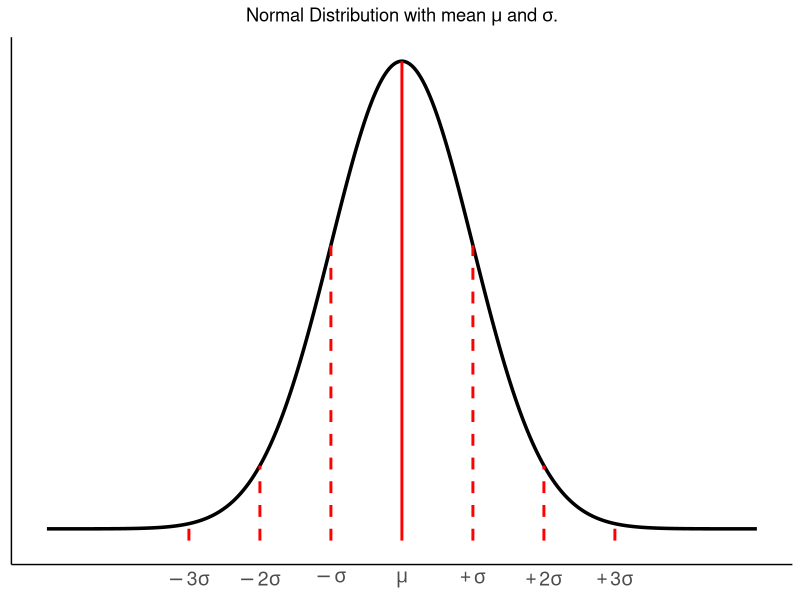
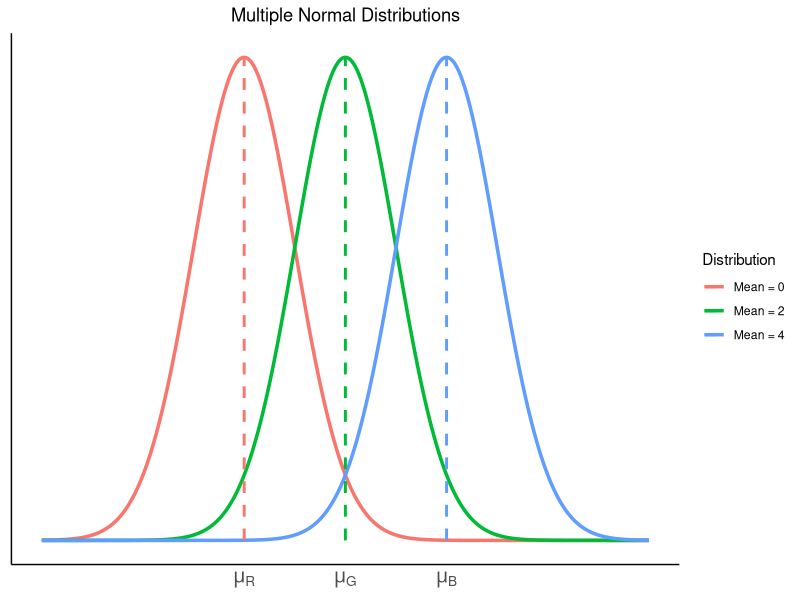
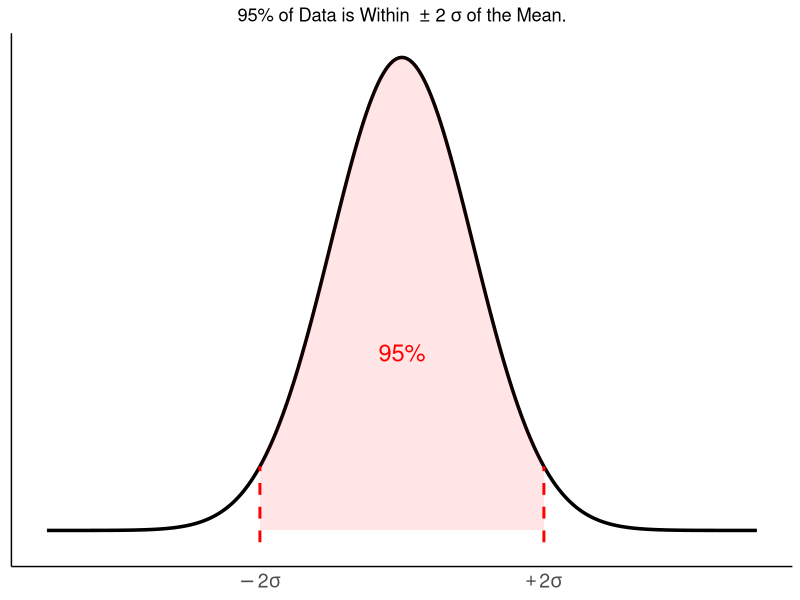
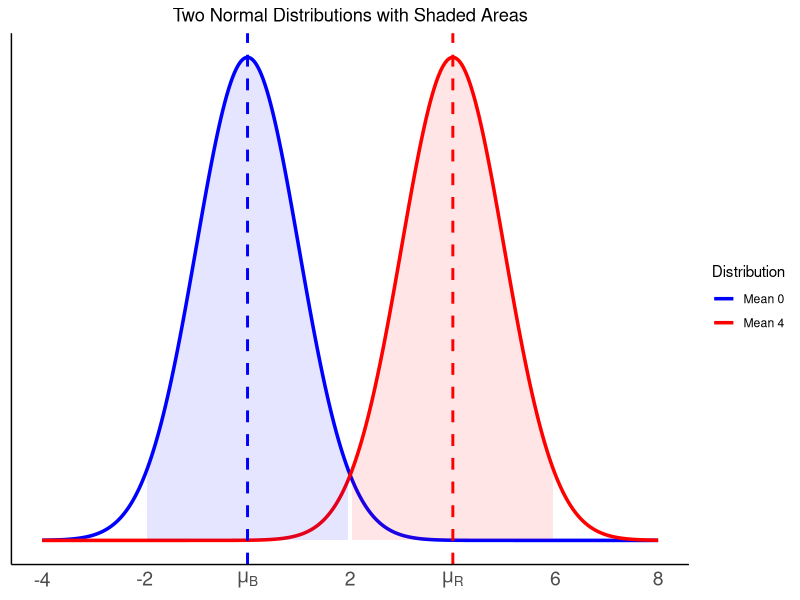
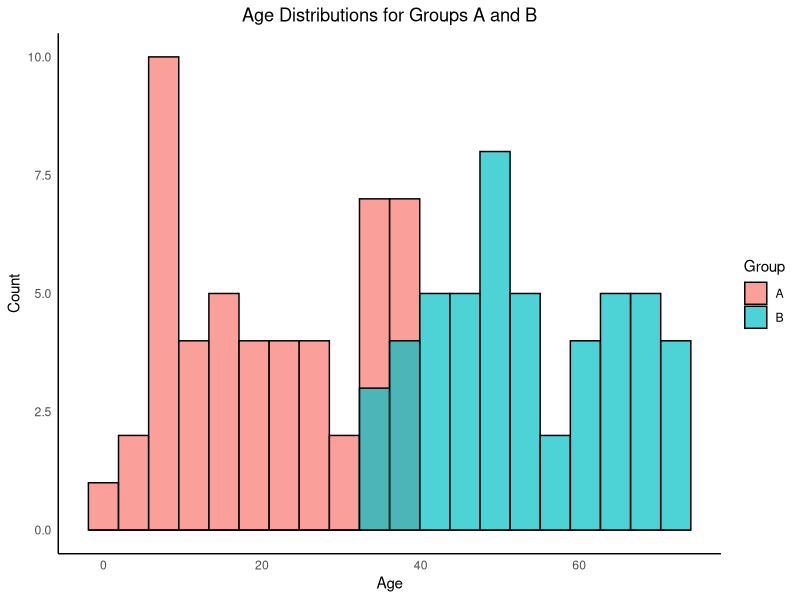
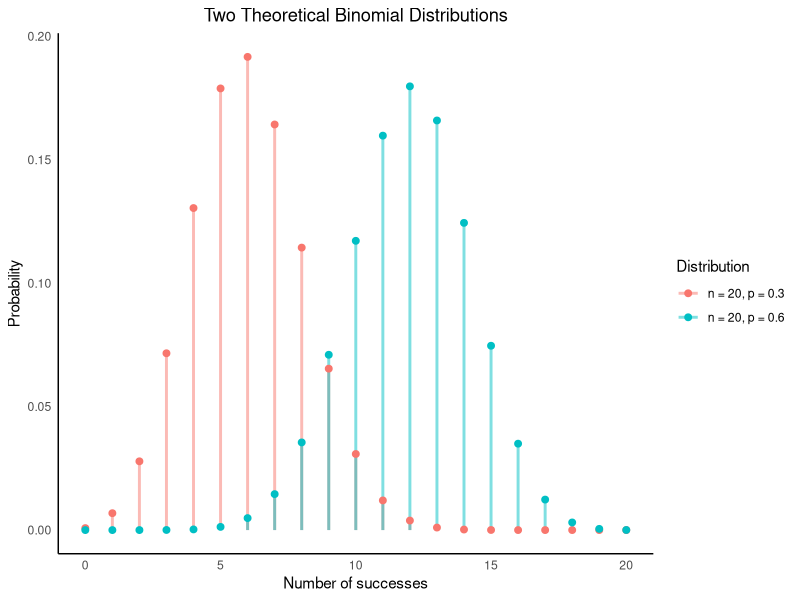
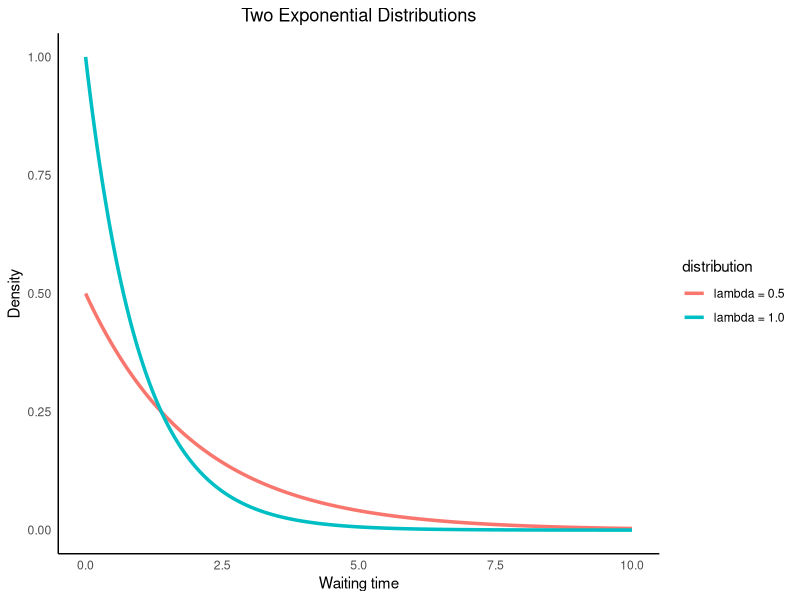
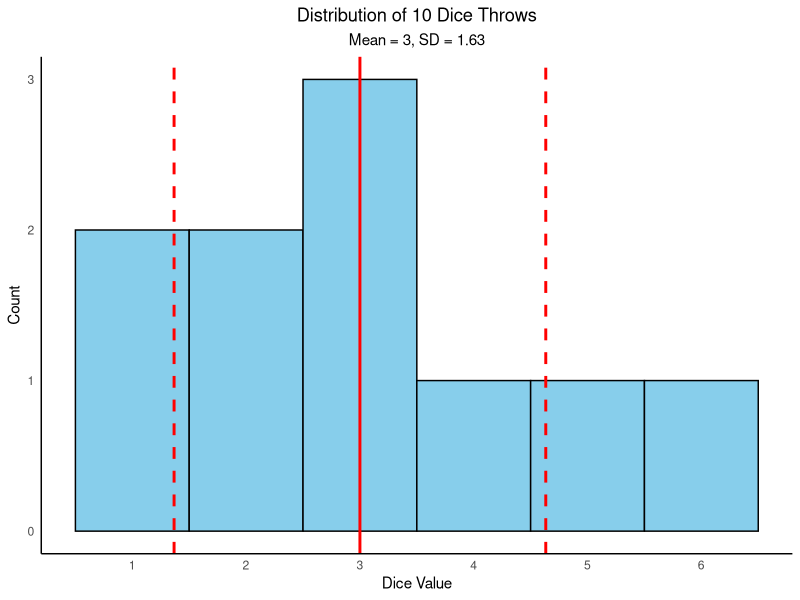

Source code (R) for these figures, in order:
## ---- chunk 1
knitr::opts_chunk$set(echo = TRUE)

knitr::opts_chunk$set(
  fig.width = 6,
  fig.height = 4,
  fig.align = "center"  # center figures
)

## ---- chunk 2
setwd("C:/R-statistics-analysis")
## ---- chunk 3

library(ggplot2)

x <- seq(-5, 5, length.out = 1000)

df <- data.frame(
  x = x,
  density = dnorm(x, mean = 0, sd = 1)
)

# Positions for vertical lines
vline_positions <- c(-3, -2, -1, 0, 1, 2, 3)

# Data frame for vertical segments
vline_df <- data.frame(
  x = vline_positions,
  y_start = -0.01,
  y_end = dnorm(vline_positions, mean = 0, sd = 1)
)

ggplot(df, aes(x = x, y = density)) +
  geom_line(linewidth = 1.2, color = "black") +
  geom_segment(
    data = vline_df,
    aes(x = x, xend = x, y = y_start, yend = y_end),
    linetype = c(2, 2, 2, 1, 2, 2, 2),    # dashed for -1 and 1, solid for 0
    linewidth = 1,
    color = "red"
  ) +
  scale_x_continuous(
    breaks = c(-3, -2, -1, 0, 1, 2, 3),
    labels = expression(-3*sigma, -2*sigma, -sigma, mu, +sigma, +2*sigma, +3*sigma)
  ) +
  labs(
    title = expression("Normal Distribution with mean " * mu * " and " * sigma * "."),
    x = NULL,
    y = NULL
  ) +
  theme_minimal() +
  theme(
    plot.title = element_text(hjust = 0.5),
    panel.grid.major = element_blank(),
    panel.grid.minor = element_blank(),
    axis.line = element_line(color = "black"),
    axis.text.y = element_blank(),
    axis.text.x = element_text(size = 14)
  )
## ---- chunk 4

library(ggplot2)

x <- seq(-4, 8, length.out = 1000)

df <- data.frame(
  x = rep(x, 3),
  density = c(
    dnorm(x, mean = 0, sd = 1),
    dnorm(x, mean = 2, sd = 1),
    dnorm(x, mean = 4, sd = 1)
  ),
  distribution = factor(
    rep(c("Mean = 0", "Mean = 2", "Mean = 4"), each = length(x))
  )
)

# Data frame for vertical mean segments
vline_df <- data.frame(
  x = c(0, 2, 4),
  mean = c(0, 2,4),
  distribution = factor(
    expression("Mean = 0", "Mean = 2", "Mean = 4"),
    levels = levels(df$distribution)
  )
)

# Segment start/end
vline_df$y_start <- 0
vline_df$y_end <- dnorm(vline_df$x, mean = vline_df$mean, sd = 1)

ggplot(df, aes(x = x, y = density, color = distribution)) +
  geom_line(linewidth = 1.2) +
  geom_segment(
    data = vline_df,
    aes(
      x = x, xend = x,
      y = y_start, yend = y_end,
      color = distribution
    ),
    linewidth = 1,
    linetype = "dashed"
  ) +
  scale_x_continuous(
    breaks = c(0, 2, 4),
    labels = expression(mu[R], mu[G], mu[B])
  ) +
  labs(
    title = "Multiple Normal Distributions",
    x = NULL,
    y = NULL,
    color = "Distribution"
  ) +
  theme_minimal() +
  theme(
    plot.title = element_text(hjust = 0.5),
    panel.grid.major = element_blank(),
    panel.grid.minor = element_blank(),
    axis.line = element_line(color = "black"),
    axis.text.y = element_blank(),
    axis.text.x = element_text(size = 14)
  )
## ---- chunk 5

library(ggplot2)

x <- seq(-5, 5, length.out = 1000)

df <- data.frame(
  x = x,
  density = dnorm(x, mean = 0, sd = 1)
)

# Positions for vertical lines
vline_positions <- c(-2, 2)

# Data frame for vertical segments
vline_df <- data.frame(
  x = vline_positions,
  y_start = -0.01,
  y_end = dnorm(vline_positions, mean = 0, sd = 1)
)

ggplot(df, aes(x = x, y = density)) +
  geom_line(linewidth = 1.2, color = "black") +
  geom_ribbon(
    data = subset(df, x >= -2 & x <= 2),
    aes(x = x, ymin = 0, ymax = density),
    alpha = 0.1,
    inherit.aes = FALSE,
    fill = "red"
  ) +
  geom_segment(
    data = vline_df,
    aes(x = x, xend = x, y = y_start, yend = y_end),
    linetype = c(2, 2), # all dashed lines
    linewidth = 1,
    color = "red"
  ) +
  scale_x_continuous(
    breaks = c(-2, 2),
    labels = expression(-2*sigma, +2*sigma)
  ) +
  labs(
    title = expression("95% of Data is Within " * ~"\u00B1 2 " * sigma * " of the Mean."),
    x = NULL,
    y = NULL
  ) +
  theme_minimal() +
  theme(
    plot.title = element_text(hjust = 0.5),
    panel.grid.major = element_blank(),
    panel.grid.minor = element_blank(),
    axis.line = element_line(color = "black"),
    axis.text.y = element_blank(),
    axis.text.x = element_text(size = 14)
  ) +
  annotate("text", x = 0, y = 0.15, label = "95%", color = "red", size = 6)
## ---- chunk 6

library(ggplot2)

x <- seq(-4, 8, length.out = 1000)

df <- data.frame(
  x = rep(x, 2),
  density = c(
    dnorm(x, mean = 0, sd = 1),
    dnorm(x, mean = 4, sd = 1)
  ),
  distribution = factor(rep(c("Mean 0", "Mean 4"), each = length(x)))
)

ggplot(df, aes(x = x, y = density, color = distribution, fill = distribution)) +
  geom_line(linewidth = 1.2) +
  geom_ribbon(
    data = subset(df, distribution == "Mean 0" & x >= -1.96 & x <= 1.96),
    aes(x = x, ymin = 0, ymax = density),
    alpha = 0.1,
    inherit.aes = FALSE,
    fill = "blue"
  ) +
  geom_ribbon(
    data = subset(df, distribution == "Mean 4" & x >= -1.96+4 & x <= 1.96+4),
    aes(x = x, ymin = 0, ymax = density),
    alpha = 0.1,
    inherit.aes = FALSE,
    fill = "red"
  ) +
  scale_color_manual(values = c("Mean 0" = "blue", "Mean 4" = "red")) +
  scale_fill_manual(values = c("Mean 0" = "blue", "Mean 4" = "red")) +
  scale_x_continuous(
    breaks = c(-4, -2, 0, 2, 4, 6, 8),
    labels = c(
      "-4", "-2",
      expression(mu[B]),
      "2",
      expression(mu[R]),
      "6", "8"
    )
  ) +
  labs(
    title = "Two Normal Distributions with Shaded Areas",
    x = NULL,
    y = NULL,
    color = "Distribution"
  ) +
  theme_minimal() +
  theme(
    plot.title = element_text(hjust = 0.5),
    panel.grid.major = element_blank(),
    panel.grid.minor = element_blank(),
    axis.line = element_line(color = "black"),
    axis.text.y = element_blank(),
    axis.text.x = element_text(size = 14)
  ) +
  geom_vline(xintercept = 0, color = "blue", linetype = "dashed", linewidth = 1) +
  geom_vline(xintercept = 4, color = "red", linetype = "dashed", linewidth = 1)

## ---- chunk 7

set.seed(2)  # for reproducibility

n <- 50
age_A <- runif(n, min = 1, max = 40)
age_B <- runif(n, min = 35, max = 74)

df <- data.frame(
  age = c(age_A, age_B),
  group = rep(c("A", "B"), each = n)
)

library(ggplot2)

ggplot(df, aes(x = age, fill = group)) +
  geom_histogram(position = "identity", alpha = 0.7, bins = 20, color = "black") +
  labs(
    title = "Age Distributions for Groups A and B",
    x = "Age",
    y = "Count",
    fill = "Group"
  ) +
  theme_minimal() +
  theme(
    plot.title = element_text(hjust = 0.5),
    panel.grid.major = element_blank(),
    panel.grid.minor = element_blank(),
    axis.line = element_line(color = "black")
  )

## ---- chunk 8

x <- 0:20

df <- data.frame(
    x = rep(x, 2),
    probability = c(
    dbinom(x, size = 20, prob = 0.3),
    dbinom(x, size = 20, prob = 0.6)
  ),
  distribution = factor(rep(
    c("n = 20, p = 0.3", "n = 20, p = 0.6"),
    each = length(x)
  ))
)

library(ggplot2)


ggplot(df, aes(x = x, y = probability, color = distribution)) +
  geom_segment(
  aes(xend = x, y = 0, yend = probability),
    linewidth = 1,
    alpha = 0.5
  ) +
  geom_point(size = 2) +
  labs(
    title = "Two Theoretical Binomial Distributions",
    x = "Number of successes",
    y = "Probability",
    color = "Distribution"
  ) +
  theme_minimal() +
  theme(
    plot.title = element_text(hjust = 0.5),
    panel.grid.major = element_blank(),
    panel.grid.minor = element_blank(),
    axis.line = element_line(color = "black"),
  )
## ---- chunk 9
library(ggplot2)

# x range (waiting time)
x <- seq(0, 10, length.out = 1000)

# Data frame with two exponential PDFs
df <- data.frame(
  x = rep(x, 2),
  density = c(
    dexp(x, rate = 0.5),
    dexp(x, rate = 1.0)
  ),
  distribution = factor(rep(
    c("lambda = 0.5", "lambda = 1.0"),
    each = length(x)
  ))
)

ggplot(df, aes(x = x, y = density, color = distribution)) +
  geom_line(linewidth = 1.2) +
  labs(
    title = "Two Exponential Distributions",
    x = "Waiting time",
    y = "Density"
  ) +
  theme_minimal() +
  theme(
    plot.title = element_text(hjust = 0.5),
    panel.grid.major = element_blank(),
    panel.grid.minor = element_blank(),
    axis.line = element_line(color = "black"),
  )
## ---- chunk 10
set.seed(1) # for reproducibility

library(ggplot2)

# Simulate 10 dice throws (values 1 to 6)
throws <- sample(1:6, size = 10, replace = TRUE)

# Calculate sample mean and SD
mean_throws <- mean(throws)
sd_throws <- sd(throws)

# Create a data frame for plotting
df <- data.frame(value = throws)

# Plot histogram of throws with mean and SD lines
ggplot(df, aes(x = value)) +
  geom_histogram(binwidth = 1, boundary = 0.5, fill = "skyblue", color = "black") +
  geom_vline(xintercept = mean_throws, color = "red", size = 1, linetype = "solid") +
  geom_vline(xintercept = mean_throws + sd_throws, color = "red", size = 1, linetype = "dashed") +
  geom_vline(xintercept = mean_throws - sd_throws, color = "red", size = 1, linetype = "dashed") +
  labs(
    title = "Distribution of 10 Dice Throws",
    subtitle = paste0("Mean = ", round(mean_throws, 2), ", SD = ", round(sd_throws, 2)),
    x = "Dice Value",
    y = "Count"
  ) +
  scale_x_continuous(breaks = 1:6) +
  theme_minimal() +
  theme(
    plot.title = element_text(hjust = 0.5),
    plot.subtitle = element_text(hjust = 0.5),
    panel.grid.major = element_blank(),
    panel.grid.minor = element_blank(),
    axis.line = element_line(color = "black"),
  )
## ---- chunk 11
set.seed(1) # for reproducibility

library(ggplot2)

# Simulate 100 dice throws (values 1 to 6)
throws <- sample(1:6, size = 100, replace = TRUE)

# Calculate sample mean and SD
mean_throws <- mean(throws)
sd_throws <- sd(throws)

# Create a data frame for plotting
df <- data.frame(value = throws)

# Plot histogram of throws with mean and SD lines
ggplot(df, aes(x = value)) +
  geom_histogram(binwidth = 1, boundary = 0.5, fill = "skyblue", color = "black") +
  geom_vline(xintercept = mean_throws, color = "red", size = 1, linetype = "solid") +
  geom_vline(xintercept = mean_throws + sd_throws, color = "red", size = 1, linetype = "dashed") +
  geom_vline(xintercept = mean_throws - sd_throws, color = "red", size = 1, linetype = "dashed") +
  labs(
    title = "Distribution of 100 Dice Throws",
    subtitle = paste0("Mean = ", round(mean_throws, 2), ", SD = ", round(sd_throws, 2)),
    x = "Dice Value",
    y = "Count"
  ) +
  scale_x_continuous(breaks = 1:6) +
  theme_minimal() +
  theme(
    plot.title = element_text(hjust = 0.5),
    plot.subtitle = element_text(hjust = 0.5),
    panel.grid.major = element_blank(),
    panel.grid.minor = element_blank(),
    axis.line = element_line(color = "black"),
  )
## ---- chunk 12
set.seed(1) # for reproducibility

library(ggplot2)

# Simulate 1000 dice throws (values 1 to 6)
throws <- sample(1:6, size = 1000, replace = TRUE)

# Calculate sample mean and SD
mean_throws <- mean(throws)
sd_throws <- sd(throws)

# Create a data frame for plotting
df <- data.frame(value = throws)

# Plot histogram of throws with mean and SD lines
ggplot(df, aes(x = value)) +
  geom_histogram(binwidth = 1, boundary = 0.5, fill = "skyblue", color = "black") +
  geom_vline(xintercept = mean_throws, color = "red", size = 1, linetype = "solid") +
  geom_vline(xintercept = mean_throws + sd_throws, color = "red", size = 1, linetype = "dashed") +
  geom_vline(xintercept = mean_throws - sd_throws, color = "red", size = 1, linetype = "dashed") +
  labs(
    title = "Distribution of 1000 Dice Throws",
    subtitle = paste0("Mean = ", round(mean_throws, 2), ", SD = ", round(sd_throws, 2)),
    x = "Dice Value",
    y = "Count"
  ) +
  scale_x_continuous(breaks = 1:6) +
  theme_minimal() +
  theme(
    plot.title = element_text(hjust = 0.5),
    plot.subtitle = element_text(hjust = 0.5),
    panel.grid.major = element_blank(),
    panel.grid.minor = element_blank(),
    axis.line = element_line(color = "black"),
  )
## ---- chunk 13
set.seed(12)

n <- 10
B_vals <- c(50)

df <- data.frame()

for (B in B_vals) {
  sample_means <- numeric(B)
  
  for (i in 1:B) {
    x <- sample(1:6, size = n, replace = TRUE)
    sample_means[i] <- mean(x)
  }
  
  df <- rbind(
    df,
    data.frame(
      value = sample_means,
      experiments = factor(B)
    )
  )
}

library(dplyr)

stats <- df %>%
  group_by(experiments) %>%
  summarise(
    mean_val = mean(value),
    sd_val = sd(value)
  )

# Create a grid for normal curves
normal_curves <- stats %>%
  rowwise() %>%
  do({
    data.frame(
      experiments = .$experiments,
      x = seq(min(df$value), max(df$value), length.out = 100),
      y = dnorm(
        seq(min(df$value),
            max(df$value),
            length.out = 100),
        mean = .$mean_val,
        sd = .$sd_val)
    )
  }) %>%
  ungroup()

#experiments <- as.numeric(as.character(df$experiments))

library(ggplot2)

ggplot(df, aes(x = value)) +
  geom_histogram(
    aes(y = after_stat(density)),
    bins = 10,
    fill = "steelblue",
    color = "black",
    alpha = 0.6
  ) +
  geom_line(
    data = normal_curves,
    aes(x = x, y = y),
    color = "red",
    size = 1
  ) +
  facet_wrap(~ experiments, ncol = 3) +
  labs(
    title = "Sampling Distributions with n = 10 sample size",
    subtitle = "Histograms with overlaid normal density",
    x = "Sample mean",
    y = "Density"
  ) +
  scale_x_continuous(breaks = seq(2, 5, by = 0.25)) +
  theme_minimal() +
  theme(
    plot.title = element_text(hjust = 0.5),
    plot.subtitle = element_text(hjust = 0.5),
    panel.grid.major = element_blank(),
    panel.grid.minor = element_blank(),
    axis.line = element_line(color = "black"),
  )
## ---- chunk 14
set.seed(12)

n <- 10
B_vals <- c(5, 10, 20, 30, 50, 100, 200, 500, 1000)

df <- data.frame()

for (B in B_vals) {
  sample_means <- numeric(B)
  
  for (i in 1:B) {
    x <- sample(1:6, size = n, replace = TRUE)
    sample_means[i] <- mean(x)
  }
  
  df <- rbind(
    df,
    data.frame(
      value = sample_means,
      experiments = factor(B)
    )
  )
}

library(dplyr)

stats <- df %>%
  group_by(experiments) %>%
  summarise(
    mean_val = mean(value),
    sd_val = sd(value)
  )

# Create a grid for normal curves
normal_curves <- stats %>%
  rowwise() %>%
  do({
    data.frame(
      experiments = .$experiments,
      x = seq(min(df$value), max(df$value), length.out = 100),
      y = dnorm(
        seq(min(df$value),
            max(df$value),
            length.out = 100),
        mean = .$mean_val,
        sd = .$sd_val)
    )
  }) %>%
  ungroup()

#experiments <- as.numeric(as.character(df$experiments))

library(ggplot2)

ggplot(df, aes(x = value)) +
  geom_histogram(
    aes(y = after_stat(density)),
    bins = 10,
    fill = "steelblue",
    color = "black",
    alpha = 0.6
  ) +
  geom_line(
    data = normal_curves,
    aes(x = x, y = y),
    color = "red",
    size = 1
  ) +
  facet_wrap(~ experiments, ncol = 3) +
  labs(
    title = "Sampling Distributions with n = 10 sample size",
    subtitle = "Histograms with overlaid normal density",
    x = "Sample mean",
    y = "Density"
  ) +
  scale_x_continuous(breaks = seq(2, 5, by = 1.5)) +
  theme_minimal() +
  theme(
    plot.title = element_text(hjust = 0.5),
    plot.subtitle = element_text(hjust = 0.5),
    panel.grid.major = element_blank(),
    panel.grid.minor = element_blank(),
    axis.line = element_line(color = "black"),
  )
## ---- chunk 15

library(survival)
library(ggplot2)

set.seed(1)

# Simulate data: two groups, 100 individuals each
n <- 100
data <- data.frame(
  time = c(rexp(n, rate = 0.012), rexp(n, rate = 0.014)),  # exponential survival times
  status = c(rbinom(n, 1, 0.9), rbinom(n, 1, 0.9)),    # 100% event observed
  group = rep(c("A", "B"), each = n)
)

# Fit Kaplan-Meier
fit <- survfit(Surv(time, status) ~ group, data = data)

# Extract survival data into a data frame for ggplot
km_data <- do.call(rbind, lapply(seq_along(fit$strata), function(i) {
  idx <- sum(fit$strata[seq_len(i - 1)]) + 1L:fit$strata[i]
  data.frame(
    time = fit$time[idx],
    surv = fit$surv[idx],
    upper = fit$upper[idx],
    lower = fit$lower[idx],
    strata = rep(names(fit$strata)[i], fit$strata[i])
  )
}))

# Plot KM curves with confidence ribbons
ggplot(km_data, aes(x = time, y = surv, color = strata, fill = strata)) +
  geom_step(linewidth = 1.2) +
  labs(x = "Time in Days", y = "Survival Probability", color = "Group", fill = "Group") +
  coord_cartesian(xlim = c(0, 210), ylim = c(1.0, 0.0)) +
  scale_x_continuous(breaks = seq(0, 210, by = 20)) +    # ticks every 10 units
  scale_y_continuous(breaks = seq(0.0, 1.0, by = 0.1)) +     # ticks every 0.1
  theme_minimal()



## ---- chunk 16
set.seed(11)

# Sample size in both groups
n <- 10

A <- rnorm(n, mean = 9, sd = 3)
B <- rnorm(n, mean = 12, sd = 3)

df <- data.frame(
  value = c(A, B),
  group = factor(rep(c("A", "B"), each = n))
)
## ---- chunk 17
library(ggplot2)


# Data points
ggplot(df, aes(x = group, y = value)) +
  geom_jitter(width = 0.1, alpha = 1) +
  labs(
    title = "Comparison of Two Normally Distributed Groups, Data Points",
    x = "Group",
    y = "Value"
  ) +
  theme_minimal()
## ---- chunk 18
# Mean ± 1 SD
ggplot(df, aes(x = group, y = value)) +
  stat_summary(
    fun = mean,
    geom = "point",
    size = 4,
    color = "red"
  ) +
  stat_summary(
    fun.data = mean_sdl,
    fun.args = list(mult = 1),
    geom = "errorbar",
    width = 0.1,
    color = "red"
  ) +
  labs(
    title = "Comparison of Two Normally Distributed Groups, Mean ± SD",
    x = "Group",
    y = "Value"
  ) +
  theme_minimal()
## ---- chunk 19
# Boxplot
ggplot(df, aes(x = group, y = value)) +
  geom_boxplot(fill = "orange", size = 0.5, outlier.shape = NA, coef = Inf) +
  labs(
    title = "Comparison of Two Normally Distributed Groups, Boxplots",
    x = "Group",
    y = "Value"
  ) +
  theme_minimal()

## ---- chunk 20
set.seed(11)

# Sample size in both groups
n <- 5

A <- rnorm(n, mean = 9, sd = 3)
B <- rnorm(n, mean = 12, sd = 3)

df <- data.frame(
  value = c(A, B),
  group = factor(rep(c("A", "B"), each = n))
)

# Subset for the point to highlight (5th point in group B)
highlight_point <- df[df$group == "B", ][5, ]

# Plot data points and mean ± SD
ggplot(df, aes(x = group, y = value)) +
  geom_jitter(width = 0.1, alpha = 0.3) +
  stat_summary(
    fun = mean,
    geom = "point",
    size = 4,
    color = "red"
  ) +
  stat_summary(
    fun.data = mean_sdl,
    fun.args = list(mult = 1),
    geom = "errorbar",
    width = 0.1,
    color = "red"
  ) +
  geom_point(
    data = highlight_point,
    aes(x = group, y = value),
    color = "blue",
    size = 5,
    shape = 1
  ) +
  labs(
    title = "Comparison of Groups using Mean ± SD, No Outlier",
    x = "Group",
    y = "Value"
  ) +
  theme_minimal()

mean_A <- mean(df$value[df$group == "A"])
mean_B <- mean(df$value[df$group == "B"])

mean_diff <- mean_B - mean_A

mean_diff
## ---- chunk 21

# Copy df to avoid altering original data accidentally
df_mod <- df

# Add 50 to the blue point’s value
df_mod[df_mod$group == "B", ][5, ]$value <- df_mod[df_mod$group == "B", ][5, ]$value + 50

highlight_point <- df_mod[df_mod$group == "B", ][5, ]

# Plot data points and mean ± SD
ggplot(df_mod, aes(x = group, y = value)) +
  geom_jitter(width = 0.1, alpha = 0.3) +
  stat_summary(
    fun = mean,
    geom = "point",
    size = 4,
    color = "red"
  ) +
  stat_summary(
    fun.data = mean_sdl,
    fun.args = list(mult = 1),
    geom = "errorbar",
    width = 0.1,
    color = "red"
  ) +
  geom_point(
    data = highlight_point,
    aes(x = group, y = value),
    color = "blue",
    size = 5,
    shape = 1
  ) +
  labs(
    title = "Comparison of Groups using Mean ± SD, With Outlier",
    x = "Group",
    y = "Value"
  ) +
  theme_minimal()

mean_A <- mean(df_mod$value[df_mod$group == "A"])
mean_B <- mean(df_mod$value[df_mod$group == "B"])

mean_diff <- mean_B - mean_A

mean_diff

## ---- chunk 22
set.seed(1)

n <- 50
x <- runif(n, 0, 10)
y <- 2 + 3 * x + rnorm(n, 0, 10)  # y = 2 + 3x + noise

df <- data.frame(x = x, y = y)

model <- lm(y ~ x, data = df)

library(ggplot2)

ggplot(df, aes(x = x, y = y)) +
  geom_point(alpha = 0.6) +
  geom_smooth(method = "lm", se = FALSE, color = "blue",linewidth = 1.2) +
  ylim(-200, 200) +
  labs(title = "Linear Regression without Outliers", x = "x", y = "y") +
  theme_minimal()
## ---- chunk 23
# Add outliers
df_outlier <- rbind(df, data.frame(x = 8, y = 150))  # extreme y value at x=8
df_outlier <- rbind(df_outlier, data.frame(x = 1, y = -120))  # extreme y value at x=1
df_outlier <- rbind(df_outlier, data.frame(x = 10, y = 180))  # extreme y value at x=10

# Fit model with outlier
model_outlier <- lm(y ~ x, data = df_outlier)

ggplot(df_outlier, aes(x = x, y = y)) +
  geom_point(alpha = 0.6) +
  geom_smooth(method = "lm", se = FALSE, color = "red", linewidth = 1.2) +
  ylim(-200, 200) +
  labs(title = "Linear Regression with Outliers", x = "x", y = "y") +
  theme_minimal()
## ---- chunk 24
ggplot() +
  geom_point(data = df_outlier, aes(x = x, y = y), alpha = 0.6) +
  geom_smooth(data = df, aes(x = x, y = y), method = "lm", se = FALSE, color = "blue", linewidth = 1.2) +
  geom_smooth(data = df_outlier, aes(x = x, y = y), method = "lm", se = FALSE, color = "red", linewidth = 1.2) +
  ylim(-200, 200) +
  labs(title = "Regression Line Before (blue) and After (red) Adding Outlier",
       x = "x", y = "y") +
  theme_minimal()
## ---- chunk 25
set.seed(42)

n <- 50

# Generate two variables with correlation

x <- rnorm(n, mean = 6, sd = 3)
y <- rnorm(n, mean = 4, sd = 2)

df <- data.frame(x = x, y = y)

library(ggplot2)

ggplot(df, aes(x = x, y = y)) +
  geom_point(color = "blue", alpha = 0.7) +
  geom_smooth(method = "lm", se = FALSE, color = "red") +
  ylim(-5,30) +
  labs(
    title = "Scatter plot of two correlated variables",
    subtitle = paste("Correlation:", round(cor(df$x, df$y), 2)),
    x = "Variable X",
    y = "Variable Y"
  ) +
  theme_minimal()
## ---- chunk 26
# Modify points to extreme outliers
df_mod <- df
df_mod$x[1] <- 12
df_mod$y[1] <- 28
df_mod$x[2] <- -2
df_mod$y[2] <- -3

# Calculate correlation before and after
cor_before <- cor(df$x, df$y)
cor_after <- cor(df_mod$x, df_mod$y)

# Plot with highlighted point
ggplot(df_mod, aes(x = x, y = y)) +
  geom_point(color = "blue", alpha = 0.7) +
  geom_point(data = df_mod[1, ], aes(x = x, y = y), color = "orange", size = 6, shape = 1) +
  geom_point(data = df_mod[2, ], aes(x = x, y = y), color = "orange", size = 6, shape = 1) +
  geom_smooth(method = "lm", se = FALSE, color = "red", size = 1) +
  ylim(-5,30) +
  labs(
    title = "Scatter plot with extreme outliers highlighted",
    subtitle = paste0("Correlation before: ", round(cor_before, 3),
                      " | Correlation after: ", round(cor_after, 3)),
    x = "Variable X",
    y = "Variable Y"
  ) +
  theme_minimal()
